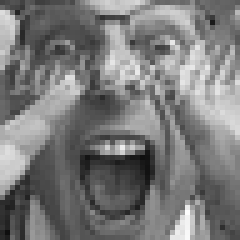
#> input picture project/baitaplon/fer2013/test/angry/PrivateTest_47881235.jpg, 48 x 48 px, found by its file name (shown 5 times larger); its folder holds only this picture in this run
$ python fer_2013_kmeans_gmn.py
#> lines starting #> are read from the running program, lines starting #| are printed output that depends on the picture
"""
FER2013 Clustering - HOG + PCA + GMM Version
Nang cap: dung HOG + StandardScaler + PCA + GaussianMixture de cai thien chat luong phan cum
"""

import os
import numpy as np
import cv2
import matplotlib.pyplot as plt

from sklearn.mixture import GaussianMixture
from sklearn.decomposition import PCA
from sklearn.manifold import TSNE
from sklearn.metrics import (
    adjusted_rand_score,
    normalized_mutual_info_score,
    silhouette_score,
    confusion_matrix,
    accuracy_score
)
from sklearn.preprocessing import StandardScaler
from collections import Counter

import seaborn as sns
from skimage.feature import hog

# ==================== CAU HINH ====================
DATA_DIR = "fer2013"  # Thu muc chua du lieu
EMOTIONS = ["angry", "disgust", "fear", "happy", "neutral", "sad", "surprise"]
N_CLUSTERS = 7
IMG_SIZE = (48, 48)

USE_HOG = True            # Dung HOG lam dac trung
USE_PCA = True            # Dung PCA sau HOG
PCA_COMPONENTS = 0.95     # 0 < x < 1: ti le phuong sai, o day la 95 phan tram

# Cau hinh HOG
HOG_CELL_SIZE = 6         # kich thuoc cell 6x6
HOG_BLOCK_SIZE = 2        # so cell moi block 2x2
HOG_BINS = 9              # so bin huong

# ==================== 1. LOAD DU LIEU ====================
def load_data(data_folder, max_images_per_emotion=500):
    """
    Load anh tu thu muc FER2013
    data_folder: duong dan thu muc, vi du "fer2013/training"
    max_images_per_emotion: gioi han so anh moi class de test nhanh
    Tra ve:
        images: ndarray (N, 48*48), da normalize ve [0, 1]
        labels: ndarray (N,) la nhan 0..6 tuong ung EMOTIONS
    """
#> called with data_folder = 'fer2013/training', max_images_per_emotion = 300
    print(f"\nDang load du lieu tu {data_folder}...")

    images = []
    labels = []

    for idx, emotion in enumerate(EMOTIONS):
        emotion_path = os.path.join(data_folder, emotion)

        if not os.path.exists(emotion_path):
            print(f"Khong tim thay thu muc: {emotion_path}")
            continue

        files = os.listdir(emotion_path)[:max_images_per_emotion]

        for img_file in files:
            img_path = os.path.join(emotion_path, img_file)

            try:
                img = cv2.imread(img_path, cv2.IMREAD_GRAYSCALE)
#> img is the input picture: shape (48, 48); min 15, max 253, mean 122
                if img is None:
                    continue

                img = cv2.resize(img, IMG_SIZE)
                img = img.astype("float32") / 255.0

                # Loai bo anh rat xau, gan nhu toan mau xam
                if img.std() < 0.02:
                    continue

                images.append(img.flatten())
                labels.append(idx)

            except Exception:
                continue

        count_emotion = len([l for l in labels if l == idx])
        print(f"  {emotion}: {count_emotion} anh")

    images = np.array(images)
    labels = np.array(labels)

    print(f"\nTong so anh load duoc: {images.shape[0]}")
#| Tong so anh load duoc: 4
    print(f"Input flatten shape: {images.shape}")
#| Input flatten shape: (4, 2304)
#| Original feature shape  flatten pixel: (4, 2304)

    if images.size == 0:
        print("Khong co anh nao duoc load. Kiem tra lai DATA_DIR va cau truc thu muc.")

    return images, labels

# ==================== 1b. HOG FEATURE EXTRACTION ====================
def extract_hog_features(images_flat, img_size=IMG_SIZE):
    """
    Trich dac trung HOG
    images_flat: ndarray (N, 48*48), da normalize
    Tra ve:
        hog_features: ndarray (N, D_hog)
    """
#> called with images_flat = array of shape (4, 2304), img_size = (48, 48)
    print("\nTrich dac trung HOG...")
    n_samples = images_flat.shape[0]
#> n_samples = 4
    hog_features = []

    for i in range(n_samples):
        img = images_flat[i].reshape(img_size)

        feat = hog(
            img,
            orientations=HOG_BINS,
            pixels_per_cell=(HOG_CELL_SIZE, HOG_CELL_SIZE),
            cells_per_block=(HOG_BLOCK_SIZE, HOG_BLOCK_SIZE),
            block_norm="L2-Hys",
            transform_sqrt=True,
            feature_vector=True
        )
        hog_features.append(feat)

        if (i + 1) % 500 == 0:
            print(f"  Da trich HOG {i + 1} anh...")
#> this loop made 4 passes
#> pass 3, in extract_hog_features, `img = images_flat[i].reshape(img_size)`:
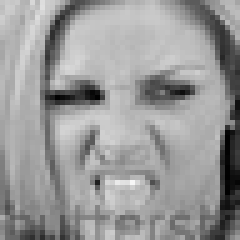
#> img: shape (48, 48) float32 (shown 5 times larger); min 0, max 0.969, mean 0.6
#> after the loop:
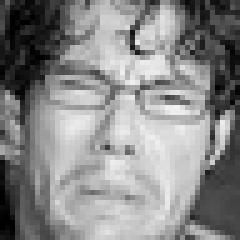
#> img: shape (48, 48) float32 (shown 5 times larger); min 0, max 0.945, mean 0.535

    hog_features = np.array(hog_features)
    print(f"  HOG feature shape: {hog_features.shape}")
#|   HOG feature shape: (4, 1764)
    return hog_features

# ==================== 2. GMM CLUSTERING ====================
# [167 lines left out: functions apply_gmm, map_clusters_to_emotions, evaluate, visualize_results, not called in this run]

# ==================== MAIN FUNCTION ====================
def main():
    print("\n" + "=" * 60)
    print("FER2013 CLUSTERING - HOG + PCA + GMM VERSION")
    print("=" * 60)

    # 1  Load du lieu
    train_path = os.path.join(DATA_DIR, "training")

    train_images, train_labels = load_data(train_path, max_images_per_emotion=300)

    images = train_images
    labels = train_labels

    if images.size == 0:
        print("\nKhong co du lieu de xu ly. Ket thuc chuong trinh.")
        return

    print(f"\nTong so anh: {len(images)}")
    print(f"Original feature shape  flatten pixel: {images.shape}")

    # 2  Trich HOG
    features = images
    if USE_HOG:
        features = extract_hog_features(images)
        print(f"Feature shape sau HOG: {features.shape}")
#| Feature shape sau HOG: (4, 1764)

    # 2b  Chuan hoa feature
    scaler = StandardScaler()
    features = scaler.fit_transform(features)
    print("Da chuan hoa feature bang StandardScaler.")

    if features.ndim == 1:
        features = features.reshape(-1, 1)
        print(f"Feature duoc reshape thanh: {features.shape}")

    if features.shape[0] < 2:
        print("\nCan it nhat 2 mau de chay PCA va GMM. Hien tai chi co "
              f"{features.shape[0]} mau. Ket thuc chuong trinh.")
        return

    # 3  PCA  optional
    if USE_PCA:
        print(f"\nAp dung PCA, input dim = {features.shape[1]}")
#| Ap dung PCA, input dim = 1764
        print(f"n_components = {PCA_COMPONENTS}  neu 0 < x < 1 la ti le phuong sai")
        pca = PCA(n_components=PCA_COMPONENTS, random_state=42)
        features = pca.fit_transform(features)
        print(f"  Output dim sau PCA: {features.shape[1]}")
#|   Output dim sau PCA: 3
        print(f"  Tong ti le phuong sai giai thich: {pca.explained_variance_ratio_.sum():.4f}")

    print(f"\nFeature final shape dua vao GMM: {features.shape}")
#| Feature final shape dua vao GMM: (4, 3)

    if features.shape[0] < N_CLUSTERS:
        print(f"\nCan it nhat {N_CLUSTERS} mau de chia {N_CLUSTERS} cum "
              f"nhung hien tai chi co {features.shape[0]} mau. Ket thuc chuong trinh.")
#| Can it nhat 7 mau de chia 7 cum nhung hien tai chi co 4 mau. Ket thuc chuong trinh.
        return

    # 4  GMM Clustering
    print(f"\nFeature final shape dua vao GMM: {features.shape}")

    if features.shape[0] < N_CLUSTERS:
        print(f"\nCan it nhat {N_CLUSTERS} mau de chia {N_CLUSTERS} cum "
              f"nhung hien tai chi co {features.shape[0]} mau. Ket thuc chuong trinh.")
        return

    # Ep kieu ve float64 cho GMM de so
    features = features.astype(np.float64)

    # 4  GMM Clustering
    gmm, cluster_labels = apply_gmm(features)

    # 5  Map clusters -> emotions
    cluster_map, mapped_labels = map_clusters_to_emotions(cluster_labels, labels)

    # 6  Danh gia
    metrics = evaluate(features, cluster_labels, labels, mapped_labels)

    # 7  Visualization
    visualize_results(features, cluster_labels, labels, metrics["confusion_matrix"])

    # 8  Ket luan
    print("\n" + "=" * 60)
    print("HOAN THANH")
    print("=" * 60)
    print(f"Silhouette Score: {metrics['silhouette']:.4f}")
    print(f"Accuracy: {metrics['accuracy']:.4f}")
    print(f"ARI: {metrics['ari']:.4f}")
    print(f"NMI: {metrics['nmi']:.4f}")
    print("\nKet qua da duoc luu vao thu muc outputs/")
    print("=" * 60)


if __name__ == "__main__":
    main()
